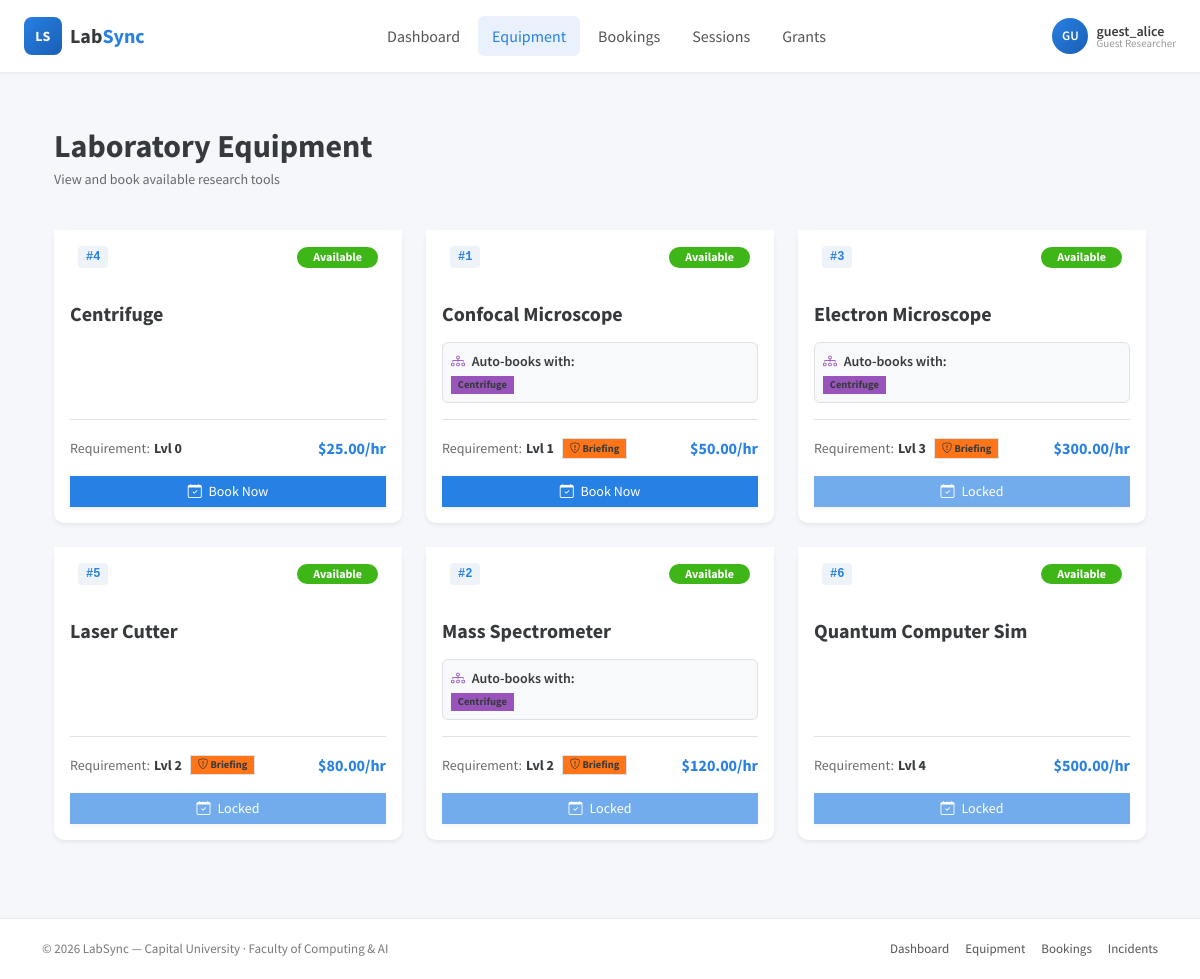
The page /LabSync-System/equipment (signed in) on the database its author committed.
### tables this page shows
CREATE TABLE Equipment (

    equipmentID INT PRIMARY KEY AUTO_INCREMENT,

    equipmentName VARCHAR(200) NOT NULL,

    equipmentStatus ENUM('available', 'in_use', 'locked_out', 'under_maintenance', 'calibration_needed') DEFAULT 'available',
    
    equipmentDescription TEXT NULL,

    requiredClearanceLevel INT DEFAULT 0,

    isDualUse BOOLEAN DEFAULT FALSE,

    totalUsageHours DECIMAL(10,2) DEFAULT 0.00,
    
    userTotalHours DECIMAL(10,2) DEFAULT 0.00,

    calibrationThresholdHours DECIMAL(10,2) DEFAULT 100.00,

    currentCalibrationHours DECIMAL(10,2) DEFAULT 0.00,

    powerUpBufferMinutes INT DEFAULT 0,

    coolDownBufferMinutes INT DEFAULT 0,

    hourlyRateExternal DECIMAL(10,2) NOT NULL,

    overheadPercentage DECIMAL(5,2) DEFAULT 0.00,

    lockoutReason TEXT NULL,

    lockedOutAt DATETIME NULL,

    createdAt DATETIME DEFAULT CURRENT_TIMESTAMP,

    updatedAt DATETIME DEFAULT CURRENT_TIMESTAMP ON UPDATE CURRENT_TIMESTAMP

);

### core/Controller.php (called while the page is built, shortened)
<?php
    class BaseController
    {
        protected function view($viewPath, $data = []) {
            $data['flash'] = $this->getFlash();
            if (isset($_SESSION['user'])) {
                $data['currentUser'] = $this->getCurrentUser();
                $data['currentRole'] = $this->getCurrentUserRole();
            } else {
                $data['currentUser'] = null;
                $data['currentRole'] = null;
            }
            extract($data);
            $viewFile = __DIR__ . '/../pages/' . $viewPath . '.php';
            require_once $viewFile;
        }
        protected function getCurrentUser() {
            return $_SESSION['user'] ?? null;
        }
        protected function getCurrentUserRole() {
            return $_SESSION['user']['userType'] ?? null;
        }
        protected function getFlash() {
            if (isset($_SESSION['flash'])) {
                $flash = $_SESSION['flash'];
                return $flash;
            }
            return null;
        }
    }

### core/App.php (called while the page is built, shortened)
<?php
class App
{
    private $basePath = 'LabSync-System';
    public function __construct()
    {
        require_once __DIR__ . '/../routes/routes.php';
        $url = $this->getURL();
        $httpMethod = $_SERVER['REQUEST_METHOD'];
        $router->dispatch($url, $httpMethod);
    }
    private function getURL()
    {
        $url = $_GET['url'] ?? '';
        $url = str_replace($this->basePath, '', $url);
        $url = filter_var($url, FILTER_SANITIZE_URL);
        $url = rtrim($url, '/');
        $url = ltrim($url, '/');
        return $url;
    }
}

### index.php (called while the page is built, shortened)
<?php
require_once __DIR__ . '/config/Database.php';
require_once __DIR__ . '/core/Controller.php';
require_once __DIR__ . '/core/App.php';
$app = new App();

### models/Users.php (called while the page is built, shortened)
<?php
require_once __DIR__ . '/../config/Database.php';
abstract class User {
    protected $db;
    public function __construct() {
        $this->db = Database::getInstance()->getConnection();
    }
    public function getUserById($userID) {
        $sql = "SELECT * FROM Users WHERE userID = :id";
        $stmt = $this->db->prepare($sql);
        $stmt->execute([':id' => $userID]);
        return $stmt->fetch(PDO::FETCH_ASSOC);
    }
}

### config/Database.php (called while the page is built, shortened)
<?php
class Database
{
    private static $instance = null;
    private $pdo;
    private function __construct()
    {
        $this->host = $_ENV['DB_HOST'];
        $this->username = $_ENV['DB_USER'];
        $this->password = $_ENV['DB_PASS'];
        $this->dbname = $_ENV['DB_NAME'];
        try {
            $this->pdo = new PDO(
                "mysql:host={$this->host};dbname={$this->dbname};charset=utf8",
                $this->username,
                $this->password
            );
            $this->pdo->setAttribute(PDO::ATTR_ERRMODE, PDO::ERRMODE_EXCEPTION);
        } catch (PDOException $e) {
            die("Database Connection Failed: " . $e->getMessage());
        }
    }
    public static function getInstance()
    {
        if (self::$instance == null) {
            self::$instance = new Database();
        }
        return self::$instance;
    }
    public function getConnection()
    {
        return $this->pdo;
    }
}

### modules/module3/SecurityClearance.php (called while the page is built, shortened)
<?php
require_once __DIR__ . '/../../models/Equipment.php';
class SecurityClearance
{
    private Researcher $userModel;
    private Equipment $equipmentModel;
    public function __construct()
    {
        $this->userModel = new Researcher();
        $this->equipmentModel = new Equipment();
    }
    public function verifyAccess(int $userID, int $equipmentID): array{
        $user = $this->userModel->getUserById($userID);
        $equipment = $this->equipmentModel->getEquipmentById($equipmentID);
        $userLevel = (int)  ($user['clearanceLevel']);
        $requiredLevel = (int)  ($equipment['requiredClearanceLevel']);
        $isDualUse = (bool) ($equipment['isDualUse'] );
        $eqName = ($equipment['equipmentName']);
        if ($userLevel < $requiredLevel) {
            $needed = self::LEVEL_LABELS[$requiredLevel] ;
            $have = self::LEVEL_LABELS[$userLevel]  ;
            return [
                'success' => false,
                'message' => "Access denied: $eqName requires $needed. Your current clearance is $have. Please contact your PI to request a clearance upgrade.",
            ];
        }
        return [
            'success' => true,
            'message' => 'Clearance verified.',
            'data'    => [
                'userLevel' => $userLevel,
                'requiredLevel' => $requiredLevel,
                'isDualUse' => $isDualUse,
            ],
        ];
    }
}

### models/Equipment.php (called while the page is built, shortened)
<?php
require_once __DIR__ . '/../config/Database.php';
class Equipment {
    protected $db;
    public function __construct()
    {
        $this->db = Database::getInstance()->getConnection();
    }
    public function getEquipmentById($equipmentID)
    {
        $stmt = $this->db->prepare(
            "SELECT e.*, e.equipmentName AS name,
                   (SELECT briefingContent FROM SafetyBriefings sb WHERE sb.equipmentID = e.equipmentID ORDER BY briefingID DESC LIMIT 1) AS briefingContent
             FROM Equipment e
             WHERE e.equipmentID = :id"
        );
        $stmt->execute([':id' => $equipmentID]);
        return $stmt->fetch(PDO::FETCH_ASSOC);
    }
    public function getAllEquipment()
    {
        $stmt = $this->db->prepare(
            "SELECT e.*, e.equipmentName AS name,
                   (SELECT COUNT(*) FROM SafetyBriefings sb WHERE sb.equipmentID = e.equipmentID) AS hasBriefing,
                   (SELECT briefingContent FROM SafetyBriefings sb WHERE sb.equipmentID = e.equipmentID ORDER BY briefingID DESC LIMIT 1) AS briefingContent
             FROM Equipment e
             ORDER BY e.equipmentName ASC"
        );
        $stmt->execute();
        return $stmt->fetchAll(PDO::FETCH_ASSOC);
    }
    public function getDependencies($equipmentID)
    {
        $stmt = $this->db->prepare(
            "SELECT e.* FROM Equipment e
             JOIN EquipmentDependencies ed ON e.equipmentID = ed.secondaryEquipmentID
             WHERE ed.primaryEquipmentID = :id"
        );
        $stmt->execute([':id' => $equipmentID]);
        return $stmt->fetchAll(PDO::FETCH_ASSOC);
    }
}

### pages/Researcher/ResearcherEquipment.php (the view, shortened to what this page needs)
<?php
require_once __DIR__ . '/../../includes/header.php';
?>
<div class="container-fluid py-4">
    <div class="d-flex justify-content-between align-items-center mb-4">
        <div>
            <h2 class="fw-bold text-dark mb-1">Laboratory Equipment</h2>
            <p class="text-muted small">View and book available research tools</p>
        </div>
    </div>
    <div class="row">
        <?php if (empty($equipments)): ?>
            <div class="col-12 text-center py-5">
                <div class="card shadow-sm border-0 py-5">
                    <i class="bi bi-tools mb-3 text-muted" style="font-size: 2rem;"></i>
                    <p class="text-muted">No equipment currently available in the system.</p>
                </div>
            </div>
        <?php else: ?>
            <?php foreach ($equipments as $item): ?>
                <div class="col-md-6 col-lg-4 mb-4">
                    <div class="card h-100 shadow-sm border-0">
                        <div class="card-header bg-white border-0 d-flex justify-content-between align-items-center pt-3">
                            <span class="id-badge">#<?= htmlspecialchars($item['equipmentID'] ?? '0') ?></span>
                            <?php
                            $status = strtolower($item['equipmentStatus'] ?? 'unavailable');
                            $badgeClass = ($status === 'available') ? 'bg-success' : 'bg-secondary';
                            ?>
                            <span class="badge <?= $badgeClass ?> rounded-pill px-3"><?= ucfirst($status) ?></span>
                        </div>
                        <div class="card-body d-flex flex-column">
                            <h5 class="card-title fw-bold text-dark mb-3">
                                <?= htmlspecialchars($item['equipmentName'] ?? 'Equipment Item') ?>
                            </h5>
                            <?php if (!empty($item['dependencies'])): ?>
                                <div class="mb-3 p-2 rounded border bg-light small">
                                    <div class="fw-semibold text-secondary mb-1">
                                        <i class="bi bi-diagram-3 me-1 text-info"></i>
                                        Auto-books with:
                                    </div>
                                    <div class="d-flex flex-wrap gap-1">
                                        <?php foreach ($item['dependencies'] as $dep): ?>
                                            <?php
                                            $isUnavailable = ($dep['equipmentStatus'] ?? 'available') !== 'available';
                                            $depBadgeClass = $isUnavailable ? 'bg-danger' : 'bg-info text-dark';
                                            ?>
                                            <span class="badge <?= $depBadgeClass ?>"
                                                title="<?= $isUnavailable ? 'Currently unavailable — booking will be blocked' : 'Will be auto-booked for the same time slot' ?>">
                                                <?= htmlspecialchars($dep['equipmentName']) ?>
                                            </span>
                                        <?php endforeach; ?>
                                    </div>
                                </div>
                            <?php endif; ?>
                            <div class="mt-auto border-top pt-3">
                                <div class="d-flex justify-content-between align-items-center mb-3">
                                    <div class="small d-flex align-items-center">
                                        <span class="text-muted me-1">Requirement:</span>
                                        <span class="fw-bold me-2">Lvl <?= (int) ($item['requiredClearanceLevel'] ?? 0) ?></span>
                                        <?php if (!empty($item['hasBriefing'])): ?>
                                            <span class="badge bg-warning text-dark border" title="Safety Briefing Required">
                                                <i class="bi bi-shield-exclamation"></i> Briefing
                                            </span>
                                        <?php endif; ?>
                                    </div>
                                    <div class="text-primary fw-bold">
                                        $<?= number_format((float)($item['hourlyRateExternal'] ?? $item['hourly_rate'] ?? 0), 2) ?>/hr
                                    </div>
                                </div>
                                <button class="btn btn-primary btn-sm w-100 shadow-sm"
                                    <?= ($item['canShowBookButton'] ?? false) ? '' : 'disabled' ?>
                                    data-bs-toggle="modal"
                                    data-bs-target="#bookModal<?= $item['equipmentID'] ?>">
                                    <i class="bi bi-calendar-check me-1"></i>
                                    <?= ($item['canShowBookButton'] ?? false) ? 'Book Now' : 'Locked' ?>
                                </button>
                            </div>
                        </div>
                    </div>
                </div>
            <?php endforeach; ?>
        <?php endif; ?>
    </div>
</div>
<?php require_once __DIR__ . '/../../includes/footer.php'; ?>

### rows shown on the page
equipment: equipmentName "Centrifuge"
equipment: equipmentID "5", equipmentStatus "Available", equipmentName "Laser Cutter", requiredClearanceLevel "2", shows "Briefing", hourlyRateExternal "80.00", shows "Locked"
equipment: equipmentID "2", equipmentStatus "Available", equipmentName "Mass Spectrometer", requiredClearanceLevel "2", shows "Briefing", hourlyRateExternal "120.00", shows "Locked"
equipment: equipmentID "6", equipmentStatus "Available", equipmentName "Quantum Computer Sim", requiredClearanceLevel "4", hourlyRateExternal "500.00", shows "Locked"

### other values the page prints
substr($userName, 0, 2) "GU"
$userName "guest_alice"
str_replace('_', ' ', $userRole) "Guest Researcher"
$item['equipmentID'] "4"
$status "Available"
$item['equipmentName'] "Centrifuge"
$item['requiredClearanceLevel'] "0"
$item['hourlyRateExternal'] "25.00"
$item['equipmentID'] "1"
$item['equipmentName'] "Confocal Microscope"
$item['requiredClearanceLevel'] "1"
$item['hourlyRateExternal'] "50.00"
$item['equipmentID'] "3"
$item['equipmentName'] "Electron Microscope"
$item['requiredClearanceLevel'] "3"
